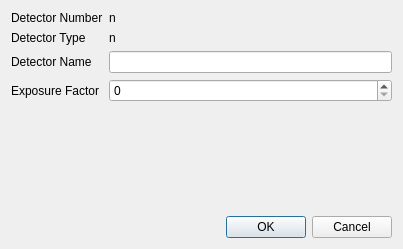
<?xml version="1.0" encoding="UTF-8"?>
<ui version="4.0">
 <class>QxrdAlliedVisionDialog</class>
 <widget class="QDialog" name="QxrdAlliedVisionDialog">
  <property name="geometry">
   <rect>
    <x>0</x>
    <y>0</y>
    <width>403</width>
    <height>249</height>
   </rect>
  </property>
  <property name="windowTitle">
   <string>Dialog</string>
  </property>
  <layout class="QGridLayout" name="gridLayout">
   <item row="1" column="0">
    <widget class="QLabel" name="label_2">
     <property name="text">
      <string>Detector Type</string>
     </property>
    </widget>
   </item>
   <item row="4" column="0" colspan="2">
    <spacer name="verticalSpacer">
     <property name="orientation">
      <enum>Qt::Vertical</enum>
     </property>
     <property name="sizeHint" stdset="0">
      <size>
       <width>379</width>
       <height>309</height>
      </size>
     </property>
    </spacer>
   </item>
   <item row="0" column="1">
    <widget class="QLabel" name="m_DetectorNumber">
     <property name="text">
      <string>n</string>
     </property>
    </widget>
   </item>
   <item row="5" column="0" colspan="2">
    <widget class="QDialogButtonBox" name="buttonBox">
     <property name="orientation">
      <enum>Qt::Horizontal</enum>
     </property>
     <property name="standardButtons">
      <set>QDialogButtonBox::Cancel|QDialogButtonBox::Ok</set>
     </property>
    </widget>
   </item>
   <item row="0" column="0">
    <widget class="QLabel" name="label">
     <property name="text">
      <string>Detector Number</string>
     </property>
    </widget>
   </item>
   <item row="1" column="1">
    <widget class="QLabel" name="m_DetectorType">
     <property name="text">
      <string>n</string>
     </property>
    </widget>
   </item>
   <item row="2" column="0">
    <widget class="QLabel" name="label_3">
     <property name="text">
      <string>Detector Name</string>
     </property>
    </widget>
   </item>
   <item row="2" column="1">
    <widget class="QLineEdit" name="m_DetectorName"/>
   </item>
   <item row="3" column="1">
    <widget class="QSpinBox" name="m_ExposureFactor"/>
   </item>
   <item row="3" column="0">
    <widget class="QLabel" name="label_4">
     <property name="text">
      <string>Exposure Factor</string>
     </property>
    </widget>
   </item>
  </layout>
 </widget>
 <resources/>
 <connections>
  <connection>
   <sender>buttonBox</sender>
   <signal>accepted()</signal>
   <receiver>QxrdAlliedVisionDialog</receiver>
   <slot>accept()</slot>
   <hints>
    <hint type="sourcelabel">
     <x>248</x>
     <y>254</y>
    </hint>
    <hint type="destinationlabel">
     <x>157</x>
     <y>274</y>
    </hint>
   </hints>
  </connection>
  <connection>
   <sender>buttonBox</sender>
   <signal>rejected()</signal>
   <receiver>QxrdAlliedVisionDialog</receiver>
   <slot>reject()</slot>
   <hints>
    <hint type="sourcelabel">
     <x>316</x>
     <y>260</y>
    </hint>
    <hint type="destinationlabel">
     <x>286</x>
     <y>274</y>
    </hint>
   </hints>
  </connection>
 </connections>
</ui>
